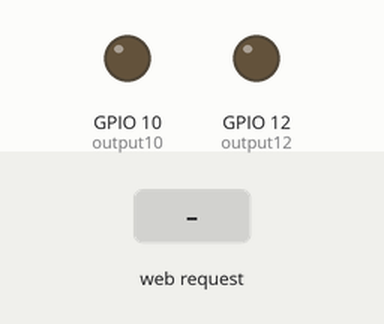
Bench run of a sketch on a simulated ESP32-S3. Shown: output pins drawn as LEDs (lit = HIGH). Inputs (shaded band) come from the test bench. What the sketch prints to the serial monitor is not drawn.

Above: at 1.7 s.
1.8 s: HTTP request GET /10/on received
At 3.0 s:
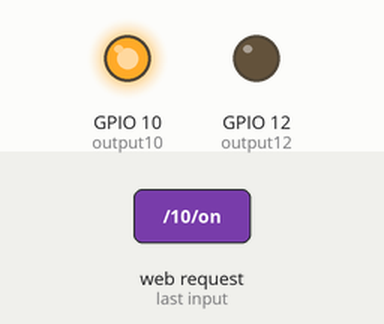
3.3 s: HTTP request GET /12/on received
At 4.2 s:
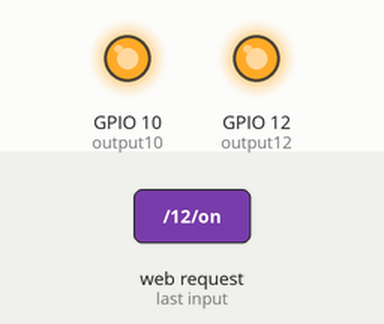
4.8 s: HTTP request GET /10/off received
At 5.3 s:
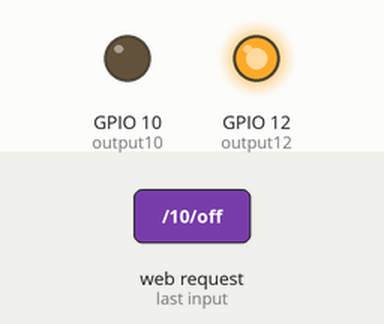
6.3 s: HTTP request GET /12/off received
At 7.6 s:
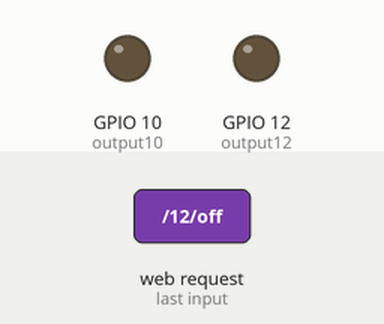
Timing chart, 0 to 8.8 s (numbered marks = the images above; inputs shaded):
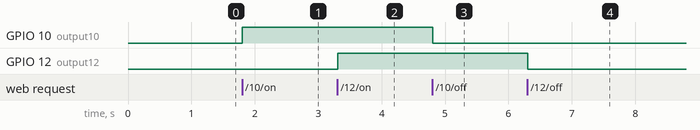

Measured:
- after the input at 1.8 s, GPIO 10 (output10): LOW → HIGH at once
- after the input at 3.3 s, GPIO 12 (output12): LOW → HIGH at once
- after the input at 4.8 s, GPIO 10 (output10): HIGH → LOW at once
- after the input at 6.3 s, GPIO 12 (output12): HIGH → LOW at once

The sketch:

wifi_1.ino
```cpp
#include <WiFi.h>

// Replace with your network credentials
const char* ssidAP     = "esp32"; //Esp32s基地台名稱
const char* passwordAP = "********";//Esp32s基地台密碼(至少要8碼)

// Set web server port number to 80
WiFiServer server(80);

// Variable to store the HTTP request
String header;

// Auxiliar variables to store the current output state
String output10State = "off";
String output12State = "off";

// Assign output variables to GPIO pins
const int output10 = 10;
const int output12 = 12;

void setup() {
  Serial.begin(115200);
  // Initialize the output variables as outputs
  pinMode(output10, OUTPUT);
  pinMode(output12, OUTPUT);
  // Set outputs to LOW
  digitalWrite(output10, LOW);
  digitalWrite(output12, LOW);

  // Connect to Wi-Fi network with SSID and password
  Serial.print("Setting AP (Access Point)…");
  // Remove the password parameter, if you want the AP (Access Point) to be open
  WiFi.softAP(ssidAP, passwordAP);
  delay(500);
  IPAddress IP = WiFi.softAPIP();
  Serial.print("AP IP address: ");
  Serial.println(IP);

  server.begin();
}

void loop(){
  WiFiClient client = server.available();

  if (client) {
    header = "";        /// new line
    Serial.println("New Client.");
    String currentLine = "";
    unsigned long startTime = millis();
    while (client.connected() && millis() - startTime < 50) {
      if (client.available()) {
        char c = client.read();
        Serial.write(c);
        header += c;
        if (c == '\n') {
          if (currentLine.length() == 0) {
            client.println("HTTP/1.1 200 OK");
            client.println("Content-type:text/html");
            client.println("Connection: close");
            client.println();

            // turns the GPIOs on and off
            if (header.indexOf("GET /10/on") >= 0) {
              Serial.println("GPIO 10 on");
              output10State = "on";
              digitalWrite(output10, HIGH);
            } else if (header.indexOf("GET /10/off") >= 0) {
              Serial.println("GPIO 10 off");
              output10State = "off";
              digitalWrite(output10, LOW);
            } else if (header.indexOf("GET /12/on") >= 0) {
              Serial.println("GPIO 12 on");
              output12State = "on";
              digitalWrite(output12, HIGH);
            } else if (header.indexOf("GET /12/off") >= 0) {
              Serial.println("GPIO 12 off");
              output12State = "off";
              digitalWrite(output12, LOW);
            }

            // Display the HTML web page
            client.println("<!DOCTYPE html><html>");
            client.println("<head><meta name=\"viewport\" content=\"width=device-width, initial-scale=1\">");
            client.println("<link rel=\"icon\" href=\"data:,\">");
            // CSS to style the on/off buttons
            // Feel free to change the background-color and font-size attributes to fit your preferences
            client.println("<style>html { font-family: Helvetica; display: inline-block; margin: 0px auto; text-align: center;}");
            client.println(".button { background-color: #4CAF50; border: none; color: white; padding: 16px 40px;");
            client.println("text-decoration: none; font-size: 30px; margin: 2px; cursor: pointer;}");
            client.println(".button2 {background-color: #555555;}</style></head>");

            // Web Page Heading
            client.println("<body><h1>ESP32 Web Server</h1>");

            // Display current state, and ON/OFF buttons for GPIO 10
            client.println("<p>GPIO 10 - State " + output10State + "</p>");
            // If the output0State is off, it displays the ON button
            if (output10State=="off") {
              client.println("<p><a href=\"/10/on\"><button class=\"button\">ON</button></a></p>");
            } else {
              client.println("<p><a href=\"/10/off\"><button class=\"button button2\">OFF</button></a></p>");
            }

            // Display current state, and ON/OFF buttons for GPIO 12
            client.println("<p>GPIO 12 - State " + output12State + "</p>");
            // If the output2State is off, it displays the ON button
            if (output12State=="off") {
              client.println("<p><a href=\"/12/on\"><button class=\"button\">ON</button></a></p>");
            } else {
              client.println("<p><a href=\"/12/off\"><button class=\"button button2\">OFF</button></a></p>");
            }
            client.println("</body></html>");

            // The HTTP response ends with another blank line
            client.println();
            // Break out of the while loop
            break;
          } else { // if you got a newline, then clear currentLine
            currentLine = "";
          }
        } else if (c != '\r') {  // if you got anything else but a carriage return character,
          currentLine += c;      // add it to the end of the currentLine
        }
      }
    }
    // Clear the header variable
    header = "";
    // Close the connection
    client.stop();
    Serial.println("Client disconnected.");
    Serial.println("");
  }
}
```
